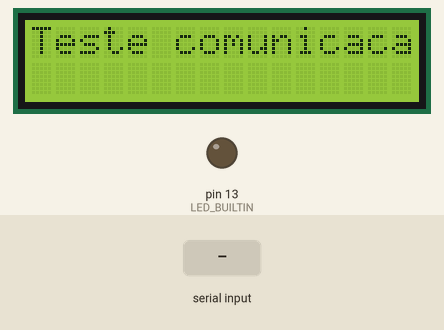
The sketch below on a simulated Arduino Uno, built with avr-gcc and run on an emulated ATmega328P. Parts: 16×2 character LCD, output pins drawn as LEDs (lit = HIGH). The inputs (shaded band) are chosen by the test bench. What the sketch prints to the serial monitor is not drawn.

Above: at 1.2 s.
1.3 s: "1" received over Serial
At 2.6 s:
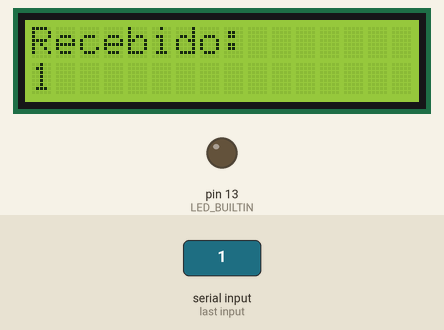
3.8 s: "0" received over Serial
At 5.6 s:
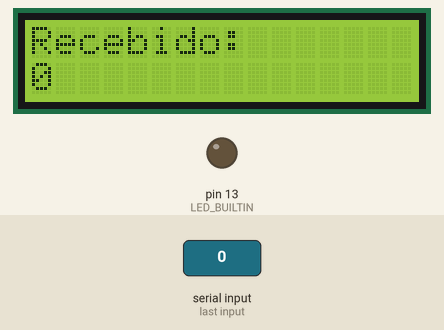
6.3 s: "2" received over Serial
At 8.7 s:
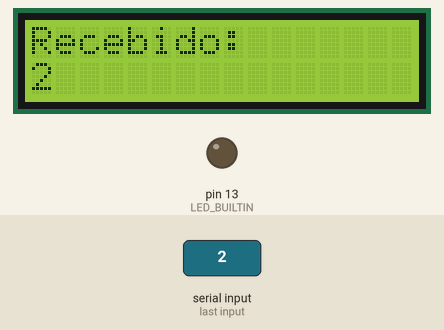
Timing chart, 0 to 10.2 s (numbered marks = the images above; inputs shaded):
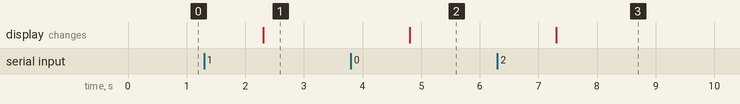

Measured:
- after the input at 1.3 s, the display: changes after 1.0 s (image 1)
- after the input at 3.8 s, the display: changes after 1.0 s (image 2)
- after the input at 6.3 s, the display: changes after 1.0 s (image 3)

The sketch:

Teste_serial_LCD_Shield.ino
```cpp
//////////////////////////////////////////////////////////////////////////////////////////////////////////////
//                                  Teste de comunicão Serial
//
//   build 17/09/2024 by Raul
//   v0.1 REV. 000
//   Arrduino IDE 2.3.3
//
//    Arduino Uno
//    LCD nKeypad Shild
//
//
//////////////////////////////////////////////////////////////////////////////////////////////////////////////
// Bibliotecas
#include <LiquidCrystal.h>  // Inclui biblioteca "LiquidCristal.h"

//////////////////////////////////////////////////////////////////////////////////////////////////////////////
// Definições
LiquidCrystal lcd(8, 9, 4, 5, 6, 7);  // Define Pinos do Display

//////////////////////////////////////////////////////////////////////////////////////////////////////////////
// variáveis
String RX;

//////////////////////////////////////////////////////////////////////////////////////////////////////////////
// Confiruração
void setup() {

  lcd.begin(16, 2);  // Estabelece caracteres do display
  Serial.begin(9600);
  pinMode(LED_BUILTIN, OUTPUT);
  lcd.clear();
  lcd.print("Teste comunicacao");
}

//////////////////////////////////////////////////////////////////////////////////////////////////////////////
// Loop Principal
void loop() {

  while (Serial.available()) {
    Serial.println(RX);

    RX = Serial.readString();  // read the incoming data as string
    lcd.clear();
    lcd.setCursor(0, 0);
    lcd.print("Recebido: ");
    lcd.setCursor(0, 1);
    lcd.print(RX);
  }
}

//////////////////////////////////////////////////////////////////////////////////////////////////////////////
//Fim
```
